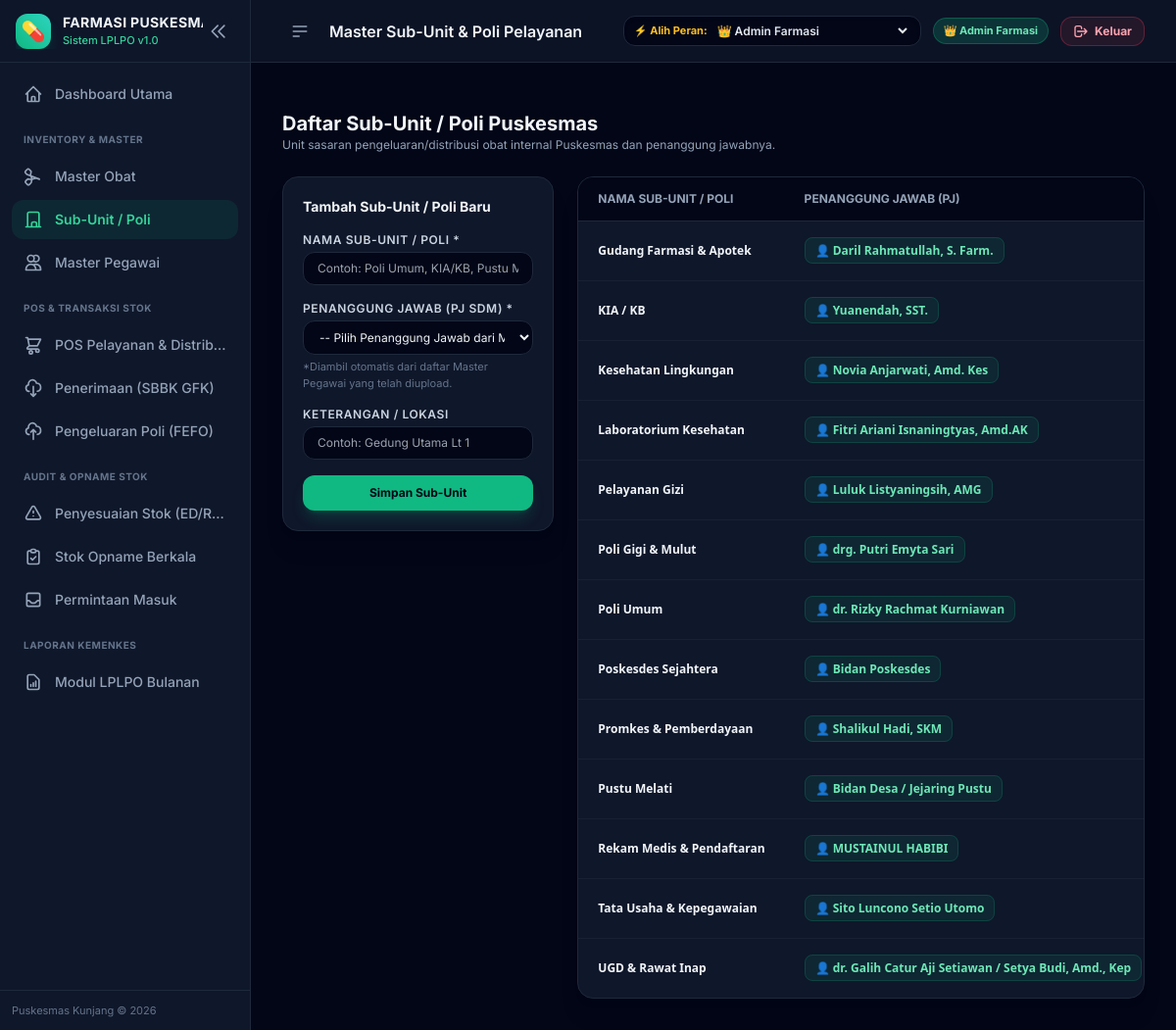
Page /subunit/ (signed in) on the committed database.
### app/models.py (models this page shows, shortened)
class BaseModel(db.Model):
    __abstract__ = True

class SubUnit(BaseModel):
    __tablename__ = 'sub_unit'
    id = db.Column(db.Integer, primary_key=True)
    nama_subunit = db.Column(db.String(100), nullable=False, unique=True)
    penanggung_jawab = db.Column(db.String(100))
    keterangan = db.Column(db.String(255))
    created_at = db.Column(db.DateTime, default=datetime.utcnow)
    transaksi_keluar = db.relationship('TransaksiKeluar', backref='subunit', lazy=True)

### app/routes/subunit.py (the view)
@subunit_bp.route('/')
def list_subunit():
    page = request.args.get('page', 1, type=int)
    pagination = SubUnit.query.order_by(SubUnit.nama_subunit.asc()).paginate(page=page, per_page=15, error_out=False)
    subunits = pagination.items
    pegawai_list = Pegawai.query.order_by(Pegawai.nama_pegawai.asc()).all()
    return render_template('subunit/list.html', subunits=subunits, pagination=pagination, pegawai_list=pegawai_list)

### app/templates/subunit/list.html (shortened to what this page needs)
{% extends 'base.html' %}
{% block header_title %}Master Sub-Unit & Poli Pelayanan{% endblock %}
{% block content %}
<div class="space-y-6" x-data="{ showEditModal: false, editData: { id: null, nama_subunit: '', penanggung_jawab: '', keterangan: '' } }">
    <div class="flex flex-col sm:flex-row items-start sm:items-center justify-between gap-4">
        <div>
            <h3 class="text-xl font-bold text-slate-100">Daftar Sub-Unit / Poli Puskesmas</h3>
            <p class="text-xs text-slate-400">Unit sasaran pengeluaran/distribusi obat internal Puskesmas dan penanggung jawabnya.</p>
        </div>
    </div>
    <div class="grid grid-cols-1 lg:grid-cols-3 gap-6">
        <div class="bg-slate-900 rounded-2xl border border-slate-800 p-5 h-fit shadow-xl">
            <h4 class="font-bold text-slate-100 text-sm mb-4">Tambah Sub-Unit / Poli Baru</h4>
            <form method="POST" action="{{ url_for('subunit.tambah_subunit') }}" class="space-y-4">
                <div>
                    <label class="block text-xs font-semibold text-slate-300 uppercase tracking-wider mb-1">Nama Sub-Unit / Poli *</label>
                    <input type="text" name="nama_subunit" required placeholder="Contoh: Poli Umum, KIA/KB, Pustu Melati" class="w-full px-3.5 py-2 bg-slate-950 border border-slate-800 rounded-xl text-xs text-slate-100 focus:outline-none focus:border-emerald-500">
                </div>
                <div>
                    <label class="block text-xs font-semibold text-slate-300 uppercase tracking-wider mb-1">Penanggung Jawab (PJ SDM) *</label>
                    <select name="penanggung_jawab" class="w-full px-3 py-2 bg-slate-950 border border-slate-800 rounded-xl text-xs text-slate-100 focus:outline-none focus:border-emerald-500">
                        <option value="">-- Pilih Penanggung Jawab dari Master Pegawai --</option>
                    </select>
                    <p class="text-[11px] text-slate-500 mt-1">*Diambil otomatis dari daftar Master Pegawai yang telah diupload.</p>
                </div>
                <div>
                    <label class="block text-xs font-semibold text-slate-300 uppercase tracking-wider mb-1">Keterangan / Lokasi</label>
                    <input type="text" name="keterangan" placeholder="Contoh: Gedung Utama Lt 1" class="w-full px-3.5 py-2 bg-slate-950 border border-slate-800 rounded-xl text-xs text-slate-100 focus:outline-none focus:border-emerald-500">
                </div>
                <button type="submit" class="w-full py-2.5 bg-emerald-500 hover:bg-emerald-400 text-slate-950 font-bold rounded-xl shadow-lg shadow-emerald-500/20 text-xs mt-2 transition-all">
                    Simpan Sub-Unit
                </button>
            </form>
        </div>
        <div class="lg:col-span-2 space-y-4">
            <div class="bg-slate-900 rounded-2xl border border-slate-800 overflow-hidden shadow-xl">
                <div class="overflow-x-auto">
                    <table class="w-full text-xs text-left">
                        <thead class="text-xs uppercase bg-slate-950 text-slate-400 border-b border-slate-800 whitespace-nowrap">
                            <tr>
                                <th class="px-5 py-3.5">Nama Sub-Unit / Poli</th>
                                <th class="px-5 py-3.5">Penanggung Jawab (PJ)</th>
                            </tr>
                        </thead>
                        <tbody class="divide-y divide-slate-800/60 font-sans">
                            {% if subunits %}
                                {% for s in subunits %}
                                <tr class="hover:bg-slate-800/40 transition-colors">
                                    <td class="px-5 py-4 font-bold text-slate-100 whitespace-nowrap">{{ s.nama_subunit }}</td>
                                    <td class="px-5 py-4 whitespace-nowrap">
                                        {% if s.penanggung_jawab %}
                                        <span class="px-2.5 py-1 rounded-lg text-xs font-semibold bg-emerald-500/10 text-emerald-300 border border-emerald-500/20">
                                            👤 {{ s.penanggung_jawab }}
                                        </span>
                                        {% else %}
                                        <span class="text-slate-500 text-xs">- Belum Diatur -</span>
                                        {% endif %}
                                    </td>
                                </tr>
                                {% endfor %}
                            {% else %}
                                <tr>
                                    <td colspan="4" class="text-center py-8 text-slate-500 text-xs">Belum ada sub-unit registered.</td>
                                </tr>
                            {% endif %}
                        </tbody>
                    </table>
                </div>
            </div>
        </div>
    </div>
</div>
{% endblock %}

### app/templates/base.html (style rules this page uses)
body { font-family: 'Inter', sans-serif; }

### rows in the picture
SubUnit: nama_subunit "Gudang Farmasi & Apotek", penanggung_jawab "Daril Rahmatullah, S. Farm."
SubUnit: nama_subunit "KIA / KB", penanggung_jawab "Yuanendah, SST."
SubUnit: nama_subunit "Kesehatan Lingkungan", penanggung_jawab "Novia Anjarwati, Amd. Kes"
SubUnit: nama_subunit "Laboratorium Kesehatan", penanggung_jawab "Fitri Ariani Isnaningtyas, Amd.AK"
SubUnit: nama_subunit "Pelayanan Gizi", penanggung_jawab "Luluk Listyaningsih, AMG"
SubUnit: nama_subunit "Poli Gigi & Mulut", penanggung_jawab "drg. Putri Emyta Sari"
SubUnit: nama_subunit "Poli Umum", penanggung_jawab "dr. Rizky Rachmat Kurniawan"
SubUnit: nama_subunit "Poskesdes Sejahtera", penanggung_jawab "Bidan Poskesdes"
SubUnit: nama_subunit "Promkes & Pemberdayaan", penanggung_jawab "Shalikul Hadi, SKM"
SubUnit: nama_subunit "Pustu Melati", penanggung_jawab "Bidan Desa / Jejaring Pustu"
SubUnit: nama_subunit "Rekam Medis & Pendaftaran", penanggung_jawab "MUSTAINUL HABIBI"
SubUnit: nama_subunit "Tata Usaha & Kepegawaian", penanggung_jawab "Sito Luncono Setio Utomo"
SubUnit: nama_subunit "UGD & Rawat Inap", penanggung_jawab "dr. Galih Catur Aji Setiawan / Setya Budi, Amd., Kep"

### other values in the picture
form field value "👑 Admin Farmasi"
